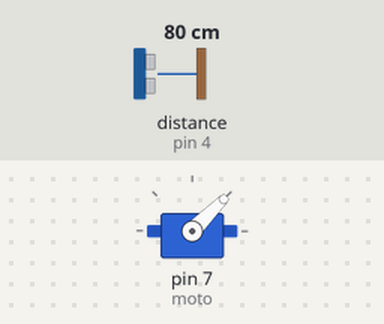
A sketch run on a simulated Arduino Uno, built with avr-gcc and run on an emulated ATmega328P. Parts: servo. Wiring (inferred from the names in the program): ultrasonic range finder: trigger pin 3; echo pin 4. The inputs (shaded band) are chosen by the test bench; at power-on: distance to the obstacle (sensor on pin 4) 80 cm. The echo pulse lasts 58.3 µs per cm.

Above: at 0.1 s.
Timing chart, 0 to 1.6 s (numbered marks = the images above):
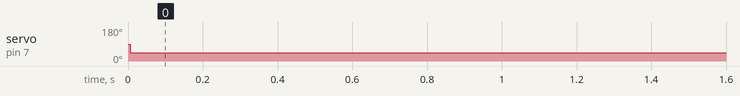

Measured:
- by itself, servo on pin 7 (moto): 90° → 45° at 0.01 s

The sketch:

Ultrasonic_Sensor.ino
```cpp
#include <Servo.h>
Servo moto;

int trig=3, echo=4;
int s=0; //duration
int d=0 ;//distance

void setup() {
  moto.attach(7);
  pinMode(trig, OUTPUT);
  pinMode(echo, INPUT);
 // serial.begin(9600);
}

void loop()
{
  digitalWrite(trig, LOW);
  delayMicroseconds(2);
  digitalWrite(trig, HIGH);
  delayMicroseconds(2);
  digitalWrite(trig, LOW);

  s=pulseIn(echo, HIGH);
  d=s*0.034/2;
 // serial.print("Distance");
 // serial.printIn(d);
  if (d<300 && d>200); {
   moto.write(135);
}
   if (d<199 && d>100); {
   moto.write(90);
}
   if (d<99 && d>0); {
   moto.write(45);
}

}
```
